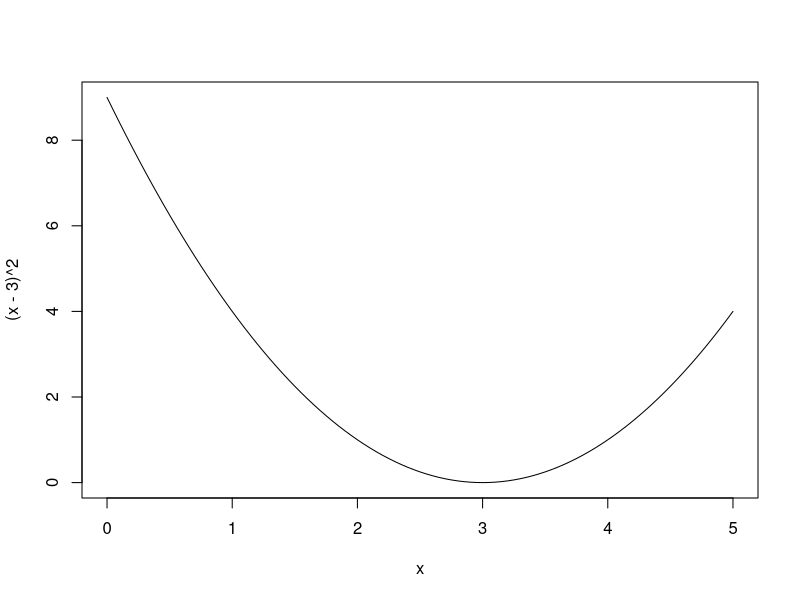
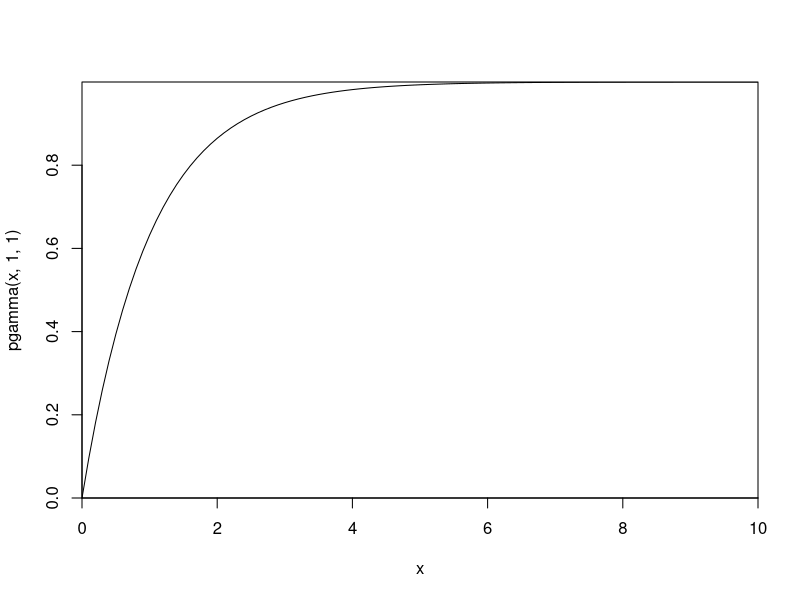
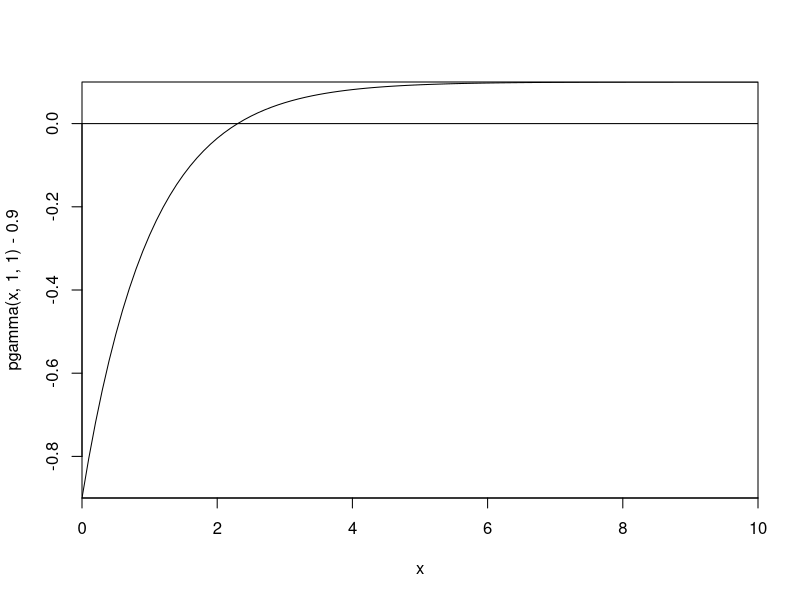
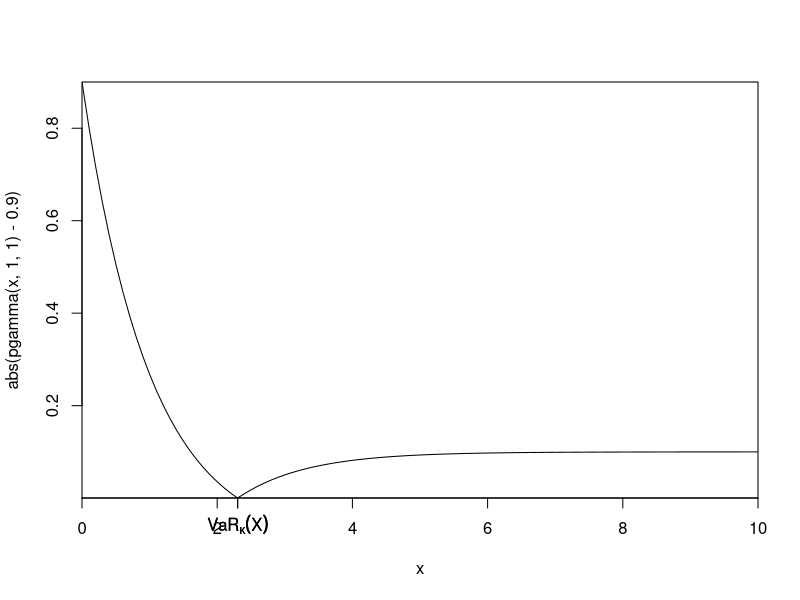
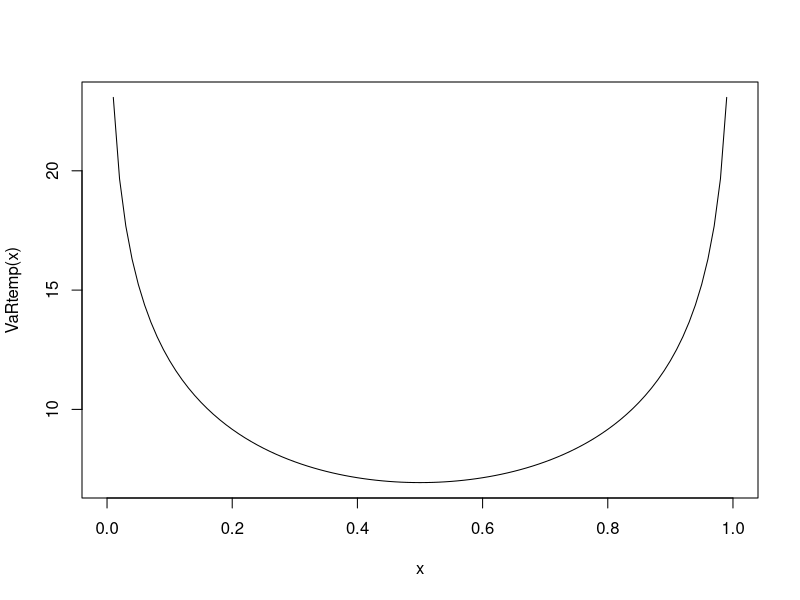
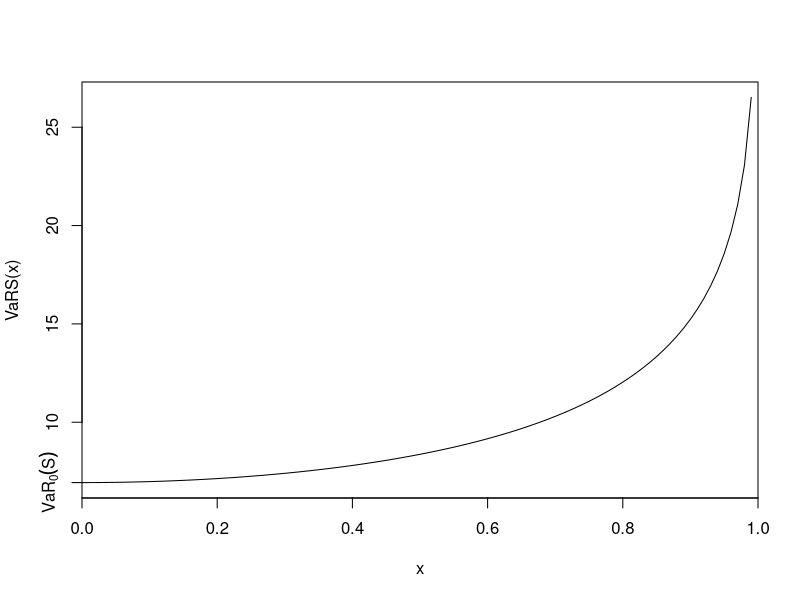

Here is the R script that generated these plots, in order: (Note: this script raises an error after producing the figures.)

# Document préparatoire pour l'examen informatique ------------------------

# Christopher Blier-Wong
# 2017-10-20

# Dans ce document, je vais faire quelques exemples de codes. Il ne faud 
# pas apprendre par coeur, mais comprendre ce qu'il se passe. 

# Rappel de l'aide en R ---------------------------------------------------

?optimize
help(optimize)

# click + f1 pour l'aide
# click + f2 pour la fonction

# Autres rappels ----------------------------------------------------------

c(1, 2, 3) # creer un vecteur
1:3 # cree une suite de 1 a 3
# & est le "et" logique
# | est le "ou" logique
# % est modulo
# %/% est la division entiere
# F = FALSE = 0
# T = TRUE = 1

Y1 <- c(0, 0.1, 0.1, 0.4, 0.5, 0.6, 0.7, 0.7, 0.7, 0.9, 1, 1.3, 4.5, 5.6)

(Y1 > 1) # retourne vecteur de vrai/faux
sum(Y1 > 1) # retourne le nombre d'elements plus grand que 1
mean(Y1 > 1) # retourne la probabilite empirique d'etre plus grand que 1
Y1[Y1 > 1]
mean((Y1 > 0.5) & (Y1 < 1)) # retourne la probabilite empirique d'etre entre 0.5 et 1
mean((Y1 > 0.5) * (Y1 < 1)) # meme chose

# Rappel simulation -------------------------------------------------------

# Souvent en examen, on demande de simuler plusieurs variables aleatoires en
# meme temps. Voici un rappel. 

# Methode lente

set.seed(2017)
m <- 1000000
u <- runif(m*2)

U <- matrix(numeric(), m, 2)

for(i in 1:m){
  U[i, 1] <- u[2*(i - 1) + 1]
  U[i, 2] <- u[2*(i - 1) + 2]
}

U[1234, ]

# Methode rapide

set.seed(2017)
U <- matrix(runif(2*m), m, 2, byrow = TRUE)
U[1234, ]


# Rappel GNPA -------------------------------------------------------------

# GNPA de l'examen partiel informatique A16

a <- 41358
m <- 2**31 - 1
x0 <- 20150418
mm <- 10000


x <- c(x0, numeric(3*mm))

for(i in 1 + 1:(3*mm)){
  x[i] <- (a*x[i-1]) %% m
}

u <- x[-1]/m
U <- matrix(u, mm, 3, byrow = TRUE)
U[c(1, 1000, 10000), ]



# Simulation --------------------------------------------------------------

# Si les v.a. suivent la meme loi, on peut tout simplement inverser

X <- qexp(U, 0.2)
X[1, ]


# Sinon, on doit traiter chaque colonnes individuellement
# Examen informatique partiel A16, question 1

Y1 <- qgamma(U[, 1], 2, 1)
Y2 <- qgamma(U[, 2], 1/2, 1)
Y3 <- qgamma(U[, 3], 1, 1)

X <- cbind(100*(Y1 + Y3), 200*(Y2 + Y3))
X[2, ] # verif ok
X[c(3, 4)] # reponse

# Approximations avec simulation ------------------------------------------

# Avec des simulations, on peut tout approximer. 
# suite Examen informatique partiel A16, question 1

#Fx1x2(500, 500)

mean((X[, 1] < 500) & (X[, 2] < 500))

# pmax et pmin prennent le minimum par colonne. 
# Utile pour trouver des esperances de max ou min
# Pourrait aussi etre utile pour trouver les bornes
# de Frechet

mean(pmax(X[, 1] - 500, 0) * (X[, 2] > 500))

S <- rowSums(X)

# VaR : on prend le kappa * m ieme element du vecteur ordonne
s.sorted <- sort(S)
(VaRS <- s.sorted[0.99*mm])

# TVaR : on prend la moyenne des valeurs de S plus grand que VaR
mean(S[S > VaRS])
mean(s.sorted[(0.99*mm+1):mm])



# Rappel optimisation numérique -------------------------------------------

# Pour trouver le minimum d'une fonction, on prend la fonction optimize.

help(optimize)

curve((x-3)^2, 0, 5)

(res_optim <- optimize(function(x) (x-3)^2, c(0, 5)))
res_optim$minimum
res_optim$objective


# Inversion numerique -----------------------------------------------------

# On cherche la VaR pour une distribution Gamma avec kappa = 0.9

curve(pgamma(x, 1, 1), 0, 10, xaxs = "i", yaxs = "i")
curve(pgamma(x, 1, 1) - 0.9, 0, 10, xaxs = "i", yaxs = "i")
abline(h = 0)
curve(abs(pgamma(x, 1, 1) - 0.9), 0, 10, xaxs = "i", yaxs = "i")
axis(1, qgamma(0.9, 1, 1), expression(VaR[kappa](X)), col = 1)

axis(1, qgamma(0.9, 1, 1), expression(VaR[kappa](X)), col = 1)

F_to_minimize <- function(x) abs(pgamma(x, 1, 1) - 0.9)

(VaRX <- optimize(F_to_minimize, c(0, 5))$minimum)
qgamma(0.9, 1, 1) # verification 1
pgamma(VaRX, 1, 1) # verification 2


# On cherche la fontion de repartition pour des v.a. 
# antimonotones exponentielles 

VaRtemp <- function(u) qexp(u, 0.2) + qexp(1 - u, 0.2)
curve(VaRtemp, 0, 1)

VaRS <- function(u) qexp((1 - u)/2, 0.2) + qexp((1 + u)/2, 0.2)
curve(VaRS, 0, 1, xaxs = "i")
axis(2, VaRS(0), expression(VaR[0](S)), col = 1)

F_to_minimize <- function(x) abs(VaRS(x) - 15)
optimize(F_to_minimize, c(0, 1))$minimum

# Attention aux erreurs de minimisation
optimize(F_to_minimize, c(0, 1))$minimum
optimize(F_to_minimize, c(0.8, 1))$minimum
optimize(F_to_minimize, c(0.89, 0.9))$minimum
(Fx <- optimize(F_to_minimize, c(0.89, 0.9), tol = .Machine$double.eps)$minimum)
VaRS(Fx) # verification

# Retour sur la simulation ------------------------------------------------

# Pour des lois multivariees, on peut inverser numeriquement au lieu de
# inverser analytiquement.
# Exemple EFGM beta1 = 1, beta2 = 2, theta = 0.5

m <- 10000

U <- matrix(runif(2*m), m, 2, byrow = TRUE)


Fx1x2 <- function(x1, x2) (1 - exp(-x1))*(1 - exp(-2*x2)) +
  0.5*(1 - exp(-x1))*(1 - exp(-2*x2))*exp(-x1)*exp(-2*x2)

X <- cbind(qexp(U[, 1], 1), numeric(mm))

for(i in 1:mm){
  X[i, 2] <- optimize(function(t) abs(Fx1x2(X[i, 1], t) - U[i, 2]), c(0, 10))$minimum
}

# Domaines d'optimisation -------------------------------------------------

# Il faut faire attention au domaine d'optimisation. 

# Pour une VaR, on peut optimiser kappa sur (0, 1)
# Pour une fonction de repartition, on peut optimiser x sur le support de x
# Pour une fgm, on peut optimiser sur le domaine de t (voir annexe)

# Quand on optimise, on peut avoir une reponse plus precise en
# 1. Raptisser l'intervalle d'optimisation
# 2. Reduire le parametre de tolerance


# Algorithmes recrusifs ---------------------------------------------------

## DePril

recur.nrisks<-function(ff,nn=5,smax=100)
{
  # convolution de n fns de masses de probabilité avec
  # elle-meme
  # premier algorihtme de DePril
  ll<-length(ff)
  ffs<-ff[1]^nn
  ff<-c(ff,rep(0,smax-ll+1))
  27
  for (i in 1 :smax)
  {
    j<-i+1
    ffs<-c(ffs,(1/ff[1])*sum(ff[2 :j]*ffs[i :1]*((nn+1)*(1 :i)/i-1)))
  }
  return(ffs)
}

fb <- dpois(0:100, 2)

# smax >= longueur du vecteur fb
recur.nrisks(fb, nn=5, smax=5)
recur.nrisks(fb, nn=5, smax=99)
recur.nrisks(fb, nn=5, smax=100)[1:5]

dpois(0:4, 2 * 5)

# Panjer

panjer.poisson<-function(lam,ff,smax)
{
  aa<-0
  bb<-lam
  ll<-length(ff)
  ffs<-exp(lam*(ff[1]-1))
  ff<-c(ff,rep(0,smax-ll+1))
  for (i in 1 :smax)
  {
    j<-i+1
    ffs<-c(ffs,(1/(1-aa*ff[1]))*sum(ff[2 :j]*ffs[i :1]*(bb*(1 :i)/i+aa)))
  }
  return(ffs)
}

fb <- c(0, 1)
panjer.poisson(10, fb, smax=4)
dpois(0:4, 2 * 5)

fb <- dbinom(0:10, 10, 0.2)
panjer.poisson(10, fb, smax=10)

# FFT

# Vous pouvez prendre les codes en annexe, mais le code est simple

# Calculer les valeurs pour k = 0, 1, ..., 16383
# Il vous donne la valeur de m prendre. On peut prendre tous entiers
# plus grands que m = 14

(m <- log(16384)/log(2))
a <- 2^m # ou a <- 16384 directement, si vous savez que 16384 est 2^x

fb <- dbinom(0:10, 10, 0.2)
fb <- c(fb, numeric(a - length(fb)))
length(fb) # verif ok
phib <- fft(fb)


# Somme de deux v.a.
phix <- phib^2
fx <- Re(fft(phix, inverse=TRUE))/a
fx[1:5]
dbinom(0:4, 20, 0.2) # verif ok

# Somme aleatoire

phix <- exp(4*(phib - 1)) # Pm(phib(t))
fx <- Re(fft(phix, inverse=TRUE))/a
fx[1:5]
panjer.poisson(4, fb[1:11], smax=10)[1:5] # Panjer = fft

# Loi multivariee

Pm1m2 <- function(t1, t2) (0.8 + 0.1*t1 + 0.02*t2 + 0.08*t1*t2)**12

fb1 <- dbinom(0:10, 10, 0.2)
fb2 <- c(0, dgeom(0:100, 0.2))

fb1 <- c(fb1, numeric(a - length(fb1)))
fb2 <- c(fb2, numeric(a - length(fb2)))

phib1 <- fft(fb1, inverse=FALSE)
phib2 <- fft(fb2, inverse=FALSE)

phix <- Pm1m2(phib1, phib2) 
fx <- Re(fft(phix, inverse=TRUE))/a
fx[1:5]

# Verifications et rappels ------------------------------------------------

phix <- exp(4*(phib - 1)) # Pm(phib(t))
fx <- Re(fft(phix, inverse=TRUE))/a

# Vu que fx(0) est dans le premier element du vecteur, on doit faire + 1 
# pour trouver fx(k)

fx[1] # fx(0)
fx[2] # fx(1)
fx[1 + c(5, 10, 15, 20)] # fx(5), fx(10), fx(15), fx(20)

# DePril, Panjer, fft. Assurez-vous que la somme des elements donne 1
sum(fx)

# Si la moyenne est disponible, vous pouvez l'utiliser pour valider.

sum(fx*(0:(a - 1)))
4*10*0.2 # Poisson(4) et Binom(10, 0.2)

# La fonction de repartition est la somme cumulative des fx

Fx <- cumsum(fx)

Fx[1] # Fx(0)
Fx[2] # Fx(1)
Fx[1 + c(5, 10, 15, 20)] # Fx(5), Fx(10), Fx(15), Fx(20)

# La VaR est la plus petite valeur de X qui satisfait Fx(x) > kappa
# On retire 1 parce que Fx(0) = Fx[1]

min(which(Fx > 0.99)) - 1

sapply(c(0.9, 0.99, 0.999), function(t) min(which(Fx > t)) - 1)

# On peut tout calculer car on a la fonction de densite

sl <- pmax(0:(a-1) - 10, 0)
sl[1:20]

# E[max(X-10, 0)]

sum(sl*fx)
